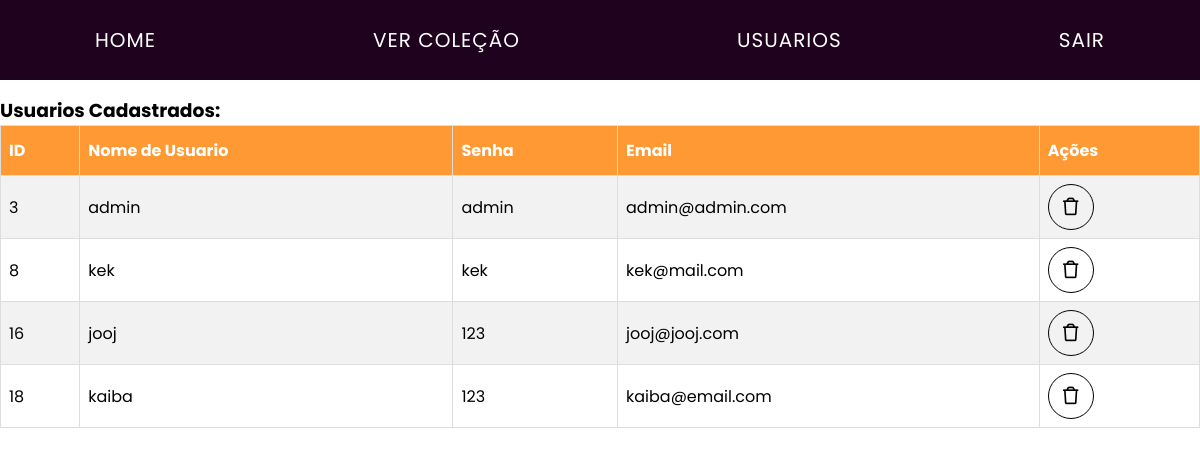
Screenshot of /edicaoUsuario.php (signed in) with the database file from the repository.
### tables this page shows
CREATE TABLE `users_tb` (
  `id` int(11) NOT NULL,
  `username` varchar(35) NOT NULL,
  `senha` varchar(25) NOT NULL,
  `email` varchar(50) NOT NULL
);

### func.php (the view, shortened to what this page needs)
<?php
include_once 'conn.php';
function ExibirUsuario()
{
	global $conn;
	$sql = "SELECT * FROM users_tb";
	$result = mysqli_query($conn, $sql);
	if(mysqli_affected_rows($conn) > 0)
	{
		echo '<h3>Usuarios Cadastrados:</h3>';
		echo '<p>';
		echo '<table class="tabela-usuario">';
		echo '<th>ID</th>';
		echo '<th>Nome de Usuario</th>';
		echo '<th>Senha </th>';
		echo '<th>Email </th>';
		echo'<th>Ações</th>';
		while ($registro = mysqli_fetch_assoc($result))
		{
			echo'<tr>';
			foreach($registro as $indice => $valor)
			{
				if ($indice == "id")
				{
					$id = $valor;
				}
				echo'<td>'. $valor . '</td>';
			}
			echo '<td>';
				echo '<a class="table-icon" href="deletarUsuario.php?id='. $id.'"> <i class="far fa-trash"></i> </a>';
			echo '</td>';
			echo'</tr>';
		}
		echo '</table>';
		echo '</p>';
	}
	else
	{
		echo'<h3>Não há usuarios cadastrados. Utilize o formulário para realizar um cadastro.</h3>';
	}
}
?>

### css/style.css (style rules this page uses)
* { padding: 0; margin: 0; box-sizing: border-box; }
body, input { font-family: 'Poppins', sans-serif; }
.tabela-usuario { width: 100%; border-collapse: collapse; }
.tabela-usuario td, .tabela-usuario th { border: 1px solid #ddd; padding: 8px; }
.tabela-usuario tr:nth-child(even) { background-color: #f2f2f2; }
.tabela-usuario th { padding-top: 12px; padding-bottom: 12px; text-align: left; background-color: #ff9933; color: white; }
.table-icon { height: 46px; width: 46px; border: 1px solid black; display: flex; justify-content: center; align-items: center; text-decoration: none; color: black; font-size: 1.1rem; border-radius: 50%; transition: .3s; }

### rows the page displays
users_tb: id "3", username "admin", senha "admin", email "admin@admin.com"
users_tb: id "8", username "kek", senha "kek", email "kek@mail.com"
users_tb: id "16", username "jooj", senha "123", email "jooj@jooj.com"
users_tb: id "18", username "kaiba", senha "123", email "kaiba@email.com"
